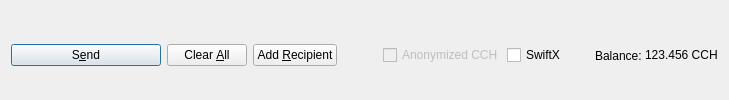
         <widget class="QFrame" name="frame_Send">
          <layout class="QHBoxLayout" name="horizontalLayout">
           <property name="bottomMargin">
            <number>0</number>
           </property>
           <item>
            <widget class="QPushButton" name="sendButton">
             <property name="minimumSize">
              <size>
               <width>150</width>
               <height>0</height>
              </size>
             </property>
             <property name="toolTip">
              <string>Confirm the send action</string>
             </property>
             <property name="text">
              <string>S&amp;end</string>
             </property>
             <property name="icon">
              <iconset resource="../chaincash.qrc">
               <normaloff>:/icons/send</normaloff>:/icons/send</iconset>
             </property>
             <property name="autoDefault">
              <bool>false</bool>
             </property>
             <property name="default">
              <bool>true</bool>
             </property>
            </widget>
           </item>
           <item>
            <widget class="QPushButton" name="clearButton">
             <property name="sizePolicy">
              <sizepolicy hsizetype="Minimum" vsizetype="Fixed">
               <horstretch>0</horstretch>
               <verstretch>0</verstretch>
              </sizepolicy>
             </property>
             <property name="toolTip">
              <string>Clear all fields of the form.</string>
             </property>
             <property name="text">
              <string>Clear &amp;All</string>
             </property>
             <property name="icon">
              <iconset resource="../chaincash.qrc">
               <normaloff>:/icons/remove</normaloff>:/icons/remove</iconset>
             </property>
             <property name="autoDefault">
              <bool>false</bool>
             </property>
            </widget>
           </item>
           <item>
            <widget class="QPushButton" name="addButton">
             <property name="toolTip">
              <string>Send to multiple recipients at once</string>
             </property>
             <property name="text">
              <string>Add &amp;Recipient</string>
             </property>
             <property name="icon">
              <iconset resource="../chaincash.qrc">
               <normaloff>:/icons/add</normaloff>:/icons/add</iconset>
             </property>
             <property name="autoDefault">
              <bool>false</bool>
             </property>
            </widget>
           </item>
           <item>
            <spacer name="horizontalSpacer">
             <property name="orientation">
              <enum>Qt::Horizontal</enum>
             </property>
             <property name="sizeHint" stdset="0">
              <size>
               <width>40</width>
               <height>20</height>
              </size>
             </property>
            </spacer>
           </item>
           <item>
            <layout class="QHBoxLayout" name="horizontalLayout_2">
             <property name="spacing">
              <number>3</number>
             </property>
             <item>
              <widget class="QCheckBox" name="checkzCCH">
               <property name="enabled">
                <bool>false</bool>
               </property>
               <property name="text">
                <string>Anonymized CCH</string>
               </property>
              </widget>
             </item>
             <item>
              <widget class="QCheckBox" name="checkSwiftTX">
               <property name="enabled">
                <bool>true</bool>
               </property>
               <property name="minimumSize">
                <size>
                 <width>85</width>
                 <height>0</height>
                </size>
               </property>
               <property name="text">
                <string>SwiftX</string>
               </property>
              </widget>
             </item>
             <item>
              <widget class="QLabel" name="label">
               <property name="text">
                <string>Balance:</string>
               </property>
              </widget>
             </item>
             <item>
              <widget class="QLabel" name="labelBalance">
               <property name="sizePolicy">
                <sizepolicy hsizetype="Preferred" vsizetype="Fixed">
                 <horstretch>0</horstretch>
                 <verstretch>0</verstretch>
                </sizepolicy>
               </property>
               <property name="cursor">
                <cursorShape>IBeamCursor</cursorShape>
               </property>
               <property name="text">
                <string notr="true">123.456 CCH</string>
               </property>
               <property name="textInteractionFlags">
                <set>Qt::LinksAccessibleByMouse|Qt::TextSelectableByKeyboard|Qt::TextSelectableByMouse</set>
               </property>
              </widget>
             </item>
            </layout>
           </item>
          </layout>
         </widget>
